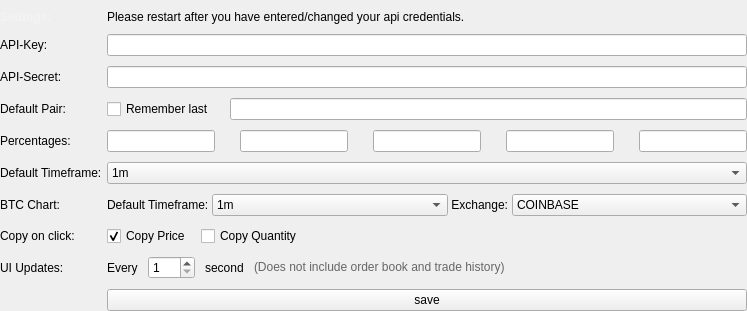
          <widget class="QWidget" name="config_tab">
           <attribute name="title">
            <string>Config</string>
           </attribute>
           <layout class="QGridLayout" name="gridLayout_8">
            <property name="leftMargin">
             <number>0</number>
            </property>
            <property name="topMargin">
             <number>10</number>
            </property>
            <property name="rightMargin">
             <number>0</number>
            </property>
            <property name="bottomMargin">
             <number>0</number>
            </property>
            <property name="horizontalSpacing">
             <number>5</number>
            </property>
            <property name="verticalSpacing">
             <number>10</number>
            </property>
            <item row="0" column="0">
             <widget class="QLabel" name="label_41">
              <property name="text">
               <string>&lt;html&gt;&lt;head/&gt;&lt;body&gt;&lt;p&gt;&lt;span style=&quot; font-weight:600; color:#f3f3f3;&quot;&gt;Settings:&lt;/span&gt;&lt;/p&gt;&lt;/body&gt;&lt;/html&gt;</string>
              </property>
              <property name="alignment">
               <set>Qt::AlignBottom|Qt::AlignLeading|Qt::AlignLeft</set>
              </property>
             </widget>
            </item>
            <item row="3" column="3">
             <layout class="QHBoxLayout" name="horizontalLayout_20">
              <property name="spacing">
               <number>15</number>
              </property>
              <item>
               <widget class="QCheckBox" name="cfg_remember">
                <property name="text">
                 <string>Remember last</string>
                </property>
               </widget>
              </item>
              <item>
               <widget class="QLineEdit" name="default_pair_label">
                <property name="text">
                 <string/>
                </property>
               </widget>
              </item>
             </layout>
            </item>
            <item row="2" column="0">
             <widget class="QLabel" name="label_14">
              <property name="text">
               <string>API-Secret:</string>
              </property>
             </widget>
            </item>
            <item row="2" column="3">
             <widget class="QLineEdit" name="api_secret_label">
              <property name="inputMethodHints">
               <set>Qt::ImhNoAutoUppercase|Qt::ImhNoPredictiveText|Qt::ImhSensitiveData</set>
              </property>
              <property name="echoMode">
               <enum>QLineEdit::PasswordEchoOnEdit</enum>
              </property>
             </widget>
            </item>
            <item row="1" column="3">
             <widget class="QLineEdit" name="api_key_label">
              <property name="inputMethodHints">
               <set>Qt::ImhNoAutoUppercase|Qt::ImhNoPredictiveText|Qt::ImhSensitiveData</set>
              </property>
              <property name="echoMode">
               <enum>QLineEdit::PasswordEchoOnEdit</enum>
              </property>
             </widget>
            </item>
            <item row="4" column="0">
             <widget class="QLabel" name="label_32">
              <property name="text">
               <string>Percentages:</string>
              </property>
             </widget>
            </item>
            <item row="4" column="3">
             <layout class="QHBoxLayout" name="horizontalLayout_22">
              <property name="spacing">
               <number>25</number>
              </property>
              <property name="topMargin">
               <number>0</number>
              </property>
              <item>
               <widget class="QLineEdit" name="percent_1">
                <property name="text">
                 <string/>
                </property>
               </widget>
              </item>
              <item>
               <widget class="QLineEdit" name="percent_2">
                <property name="text">
                 <string/>
                </property>
                <property name="alignment">
                 <set>Qt::AlignLeading|Qt::AlignLeft|Qt::AlignVCenter</set>
                </property>
               </widget>
              </item>
              <item>
               <widget class="QLineEdit" name="percent_3">
                <property name="text">
                 <string/>
                </property>
               </widget>
              </item>
              <item>
               <widget class="QLineEdit" name="percent_4">
                <property name="text">
                 <string/>
                </property>
               </widget>
              </item>
              <item>
               <widget class="QLineEdit" name="percent_5">
                <property name="text">
                 <string/>
                </property>
               </widget>
              </item>
             </layout>
            </item>
            <item row="3" column="0">
             <widget class="QLabel" name="label_15">
              <property name="text">
               <string>Default Pair:</string>
              </property>
             </widget>
            </item>
            <item row="1" column="0">
             <widget class="QLabel" name="label_6">
              <property name="text">
               <string>API-Key:</string>
              </property>
             </widget>
            </item>
            <item row="5" column="0">
             <widget class="QLabel" name="label_2">
              <property name="text">
               <string>Default Timeframe:</string>
              </property>
             </widget>
            </item>
            <item row="7" column="0">
             <widget class="QLabel" name="label_4">
              <property name="text">
               <string>Copy on click:</string>
              </property>
             </widget>
            </item>
            <item row="7" column="3">
             <layout class="QHBoxLayout" name="horizontalLayout_24">
              <property name="spacing">
               <number>10</number>
              </property>
              <item>
               <widget class="QCheckBox" name="copy_price_box">
                <property name="sizePolicy">
                 <sizepolicy hsizetype="Maximum" vsizetype="Fixed">
                  <horstretch>0</horstretch>
                  <verstretch>0</verstretch>
                 </sizepolicy>
                </property>
                <property name="text">
                 <string>Copy Price</string>
                </property>
                <property name="checked">
                 <bool>true</bool>
                </property>
               </widget>
              </item>
              <item>
               <widget class="QCheckBox" name="copy_qty_box">
                <property name="sizePolicy">
                 <sizepolicy hsizetype="Minimum" vsizetype="Fixed">
                  <horstretch>0</horstretch>
                  <verstretch>0</verstretch>
                 </sizepolicy>
                </property>
                <property name="text">
                 <string>Copy Quantity</string>
                </property>
               </widget>
              </item>
             </layout>
            </item>
            <item row="5" column="3">
             <widget class="QComboBox" name="default_timeframe_selector">
              <item>
               <property name="text">
                <string>1m</string>
               </property>
              </item>
              <item>
               <property name="text">
                <string>3m</string>
               </property>
              </item>
              <item>
               <property name="text">
                <string>5m</string>
               </property>
              </item>
              <item>
               <property name="text">
                <string>15m</string>
               </property>
              </item>
              <item>
               <property name="text">
                <string>30m</string>
               </property>
              </item>
              <item>
               <property name="text">
                <string>45m</string>
               </property>
              </item>
              <item>
               <property name="text">
                <string>1h</string>
               </property>
              </item>
              <item>
               <property name="text">
                <string>2h</string>
               </property>
              </item>
              <item>
               <property name="text">
                <string>3h</string>
               </property>
              </item>
              <item>
               <property name="text">
                <string>4h</string>
               </property>
              </item>
              <item>
               <property name="text">
                <string>1d</string>
               </property>
              </item>
              <item>
               <property name="text">
                <string>1w</string>
               </property>
              </item>
             </widget>
            </item>
            <item row="8" column="0">
             <widget class="QLabel" name="label_53">
              <property name="text">
               <string>UI Updates:</string>
              </property>
             </widget>
            </item>
            <item row="8" column="3">
             <layout class="QHBoxLayout" name="horizontalLayout_34">
              <property name="spacing">
               <number>10</number>
              </property>
              <item>
               <widget class="QLabel" name="label_64">
                <property name="sizePolicy">
                 <sizepolicy hsizetype="Maximum" vsizetype="Preferred">
                  <horstretch>0</horstretch>
                  <verstretch>0</verstretch>
                 </sizepolicy>
                </property>
                <property name="text">
                 <string>Every</string>
                </property>
               </widget>
              </item>
              <item>
               <widget class="QSpinBox" name="ui_updates_box">
                <property name="sizePolicy">
                 <sizepolicy hsizetype="Fixed" vsizetype="Fixed">
                  <horstretch>0</horstretch>
                  <verstretch>0</verstretch>
                 </sizepolicy>
                </property>
                <property name="minimumSize">
                 <size>
                  <width>0</width>
                  <height>0</height>
                 </size>
                </property>
                <property name="minimum">
                 <number>1</number>
                </property>
                <property name="maximum">
                 <number>240</number>
                </property>
               </widget>
              </item>
              <item>
               <widget class="QLabel" name="ui_updates_label">
                <property name="sizePolicy">
                 <sizepolicy hsizetype="Maximum" vsizetype="Preferred">
                  <horstretch>0</horstretch>
                  <verstretch>0</verstretch>
                 </sizepolicy>
                </property>
                <property name="text">
                 <string>second</string>
                </property>
               </widget>
              </item>
              <item>
               <widget class="QLabel" name="label_40">
                <property name="text">
                 <string>&lt;html&gt;&lt;head/&gt;&lt;body&gt;&lt;p&gt;&lt;span style=&quot; color:#666666;&quot;&gt;(Does not include order book and trade history)&lt;/span&gt;&lt;/p&gt;&lt;/body&gt;&lt;/html&gt;</string>
                </property>
               </widget>
              </item>
             </layout>
            </item>
            <item row="10" column="3">
             <widget class="QPushButton" name="save_config">
              <property name="text">
               <string>save</string>
              </property>
             </widget>
            </item>
            <item row="6" column="0">
             <widget class="QLabel" name="label_51">
              <property name="text">
               <string>BTC Chart:</string>
              </property>
             </widget>
            </item>
            <item row="6" column="3">
             <layout class="QHBoxLayout" name="horizontalLayout_39">
              <item>
               <widget class="QLabel" name="label_68">
                <property name="sizePolicy">
                 <sizepolicy hsizetype="Maximum" vsizetype="Preferred">
                  <horstretch>0</horstretch>
                  <verstretch>0</verstretch>
                 </sizepolicy>
                </property>
                <property name="text">
                 <string>Default Timeframe: </string>
                </property>
               </widget>
              </item>
              <item>
               <widget class="QComboBox" name="btc_timeframe_selector">
                <property name="sizePolicy">
                 <sizepolicy hsizetype="Expanding" vsizetype="Fixed">
                  <horstretch>0</horstretch>
                  <verstretch>0</verstretch>
                 </sizepolicy>
                </property>
                <item>
                 <property name="text">
                  <string>1m</string>
                 </property>
                </item>
                <item>
                 <property name="text">
                  <string>3m</string>
                 </property>
                </item>
                <item>
                 <property name="text">
                  <string>5m</string>
                 </property>
                </item>
                <item>
                 <property name="text">
                  <string>15m</string>
                 </property>
                </item>
                <item>
                 <property name="text">
                  <string>30m</string>
                 </property>
                </item>
                <item>
                 <property name="text">
                  <string>45m</string>
                 </property>
                </item>
                <item>
                 <property name="text">
                  <string>1h</string>
                 </property>
                </item>
                <item>
                 <property name="text">
                  <string>2h</string>
                 </property>
                </item>
                <item>
                 <property name="text">
                  <string>3h</string>
                 </property>
                </item>
                <item>
                 <property name="text">
                  <string>4h</string>
                 </property>
                </item>
                <item>
                 <property name="text">
                  <string>1d</string>
                 </property>
                </item>
                <item>
                 <property name="text">
                  <string>1w</string>
                 </property>
                </item>
                <item>
                 <property name="text">
                  <string>1m</string>
                 </property>
                </item>
               </widget>
              </item>
              <item>
               <widget class="QLabel" name="label_67">
                <property name="sizePolicy">
                 <sizepolicy hsizetype="Maximum" vsizetype="Preferred">
                  <horstretch>0</horstretch>
                  <verstretch>0</verstretch>
                 </sizepolicy>
                </property>
                <property name="text">
                 <string> Exchange: </string>
                </property>
                <property name="alignment">
                 <set>Qt::AlignLeading|Qt::AlignLeft|Qt::AlignVCenter</set>
                </property>
               </widget>
              </item>
              <item>
               <widget class="QComboBox" name="btc_exchange_selector">
                <property name="sizePolicy">
                 <sizepolicy hsizetype="Expanding" vsizetype="Fixed">
                  <horstretch>0</horstretch>
                  <verstretch>0</verstretch>
                 </sizepolicy>
                </property>
                <item>
                 <property name="text">
                  <string>COINBASE</string>
                 </property>
                </item>
                <item>
                 <property name="text">
                  <string>GEMINI</string>
                 </property>
                </item>
                <item>
                 <property name="text">
                  <string>BISTSTAMP</string>
                 </property>
                </item>
                <item>
                 <property name="text">
                  <string>BITFINEX</string>
                 </property>
                </item>
                <item>
                 <property name="text">
                  <string>OKCOIN</string>
                 </property>
                </item>
                <item>
                 <property name="text">
                  <string>BINANCE</string>
                 </property>
                </item>
               </widget>
              </item>
             </layout>
            </item>
            <item row="0" column="3">
             <widget class="QLabel" name="restart_warning">
              <property name="enabled">
               <bool>true</bool>
              </property>
              <property name="text">
               <string>Please restart after you have entered/changed your api credentials.</string>
              </property>
             </widget>
            </item>
           </layout>
          </widget>
